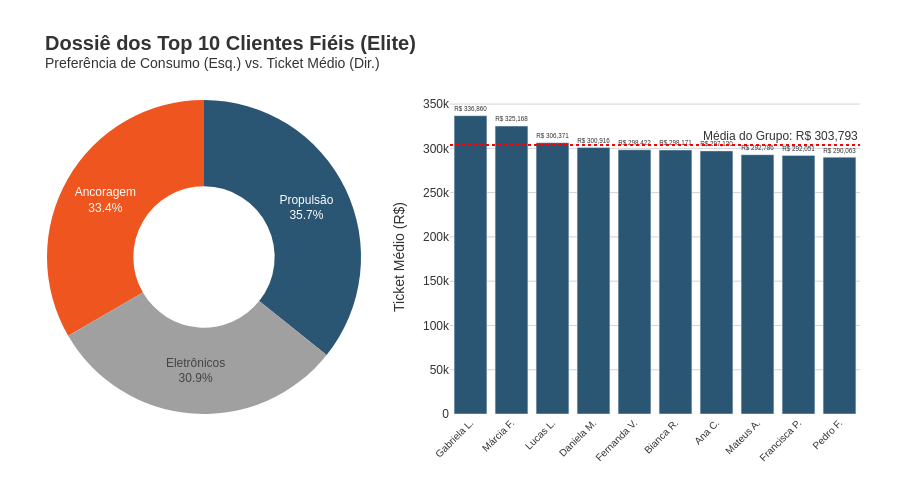

Notebook cell for this chart:
### Markdown cell above
### Mapeamento de Clientes de Elite (Fidelidade e Diversidade)

Seguindo as premissas da diretoria, isolamos o "Top 10" de clientes fiéis. Diferente de compradores esporádicos, este grupo é definido por um ticket médio elevado e, obrigatoriamente, ter adquirido de pelo menos três categorias distintas.

### Code cell
# ==========================================
# DATA PROCESSING
# ==========================================

query_categories = """
-- Table names clarification:
-- df_sales: Represents sales_2023_2024.csv.
-- df_products: Represents produtos_raw.csv (Camada Bronze).

WITH DeduplicatedProducts AS (
    SELECT 
        code AS product_id,
        CASE 
            WHEN LOWER(REPLACE(CAST(actual_category AS VARCHAR), ' ', '')) LIKE '%ele%' THEN 'eletrônicos'
            WHEN LOWER(REPLACE(CAST(actual_category AS VARCHAR), ' ', '')) LIKE '%anc%' 
              OR LOWER(REPLACE(CAST(actual_category AS VARCHAR), ' ', '')) LIKE '%enc%' THEN 'ancoragem'
            WHEN LOWER(REPLACE(CAST(actual_category AS VARCHAR), ' ', '')) LIKE '%prop%' THEN 'propulsão'
            ELSE 'outros' 
        END AS standardized_category,
        ROW_NUMBER() OVER(PARTITION BY code ORDER BY name) AS row_num
    FROM df_products
),
CleanProducts AS (
    SELECT product_id, standardized_category
    FROM DeduplicatedProducts
    WHERE row_num = 1
),
base_data AS (
    SELECT 
        s.id_client, 
        s.id as sell_id, 
        s.total, 
        s.qtd,
        p.standardized_category AS actual_category
    FROM df_sales s
    INNER JOIN CleanProducts p ON s.id_product = p.product_id
),
customer_metrics AS (
    SELECT id_client,
           SUM(total) / NULLIF(COUNT(DISTINCT sell_id), 0) AS average_ticket,
           COUNT(DISTINCT actual_category) AS category_diversity
    FROM base_data
    GROUP BY id_client
),
top_10_elite AS (
    SELECT id_client
    FROM customer_metrics
    WHERE category_diversity >= 3
    -- Desempate pelo id_cliente conforme regra do desafio
    ORDER BY average_ticket DESC, id_client ASC 
    LIMIT 10
)
SELECT b.actual_category, SUM(b.qtd) AS total_items_sold
FROM base_data b
INNER JOIN top_10_elite t ON b.id_client = t.id_client
GROUP BY b.actual_category
ORDER BY total_items_sold DESC;
"""

query_tickets = """
-- Table names clarification:
-- df_sales: Represents sales_2023_2024.csv.
-- df_products: Represents produtos_raw.csv.
-- df_clients: Represents clientes_crm.json.

WITH DeduplicatedProducts AS (
    SELECT 
        code AS product_id,
        CASE 
            WHEN LOWER(REPLACE(CAST(actual_category AS VARCHAR), ' ', '')) LIKE '%ele%' THEN 'eletrônicos'
            WHEN LOWER(REPLACE(CAST(actual_category AS VARCHAR), ' ', '')) LIKE '%anc%' 
              OR LOWER(REPLACE(CAST(actual_category AS VARCHAR), ' ', '')) LIKE '%enc%' THEN 'ancoragem'
            WHEN LOWER(REPLACE(CAST(actual_category AS VARCHAR), ' ', '')) LIKE '%prop%' THEN 'propulsão'
            ELSE 'outros' 
        END AS standardized_category,
        ROW_NUMBER() OVER(PARTITION BY code ORDER BY name) AS row_num
    FROM df_products
),
CleanProducts AS (
    SELECT product_id, standardized_category
    FROM DeduplicatedProducts
    WHERE row_num = 1
),
base_data AS (
    SELECT s.id_client, s.id as sell_id, s.total, p.standardized_category AS actual_category
    FROM df_sales s
    INNER JOIN CleanProducts p ON s.id_product = p.product_id
),
customer_metrics AS (
    SELECT 
        c.full_name AS raw_client_name,
        b.id_client,
        SUM(b.total) / NULLIF(COUNT(DISTINCT b.sell_id), 0) AS average_ticket,
        COUNT(DISTINCT b.actual_category) AS category_diversity
    FROM base_data b
    INNER JOIN df_clients c ON b.id_client = c.code
    GROUP BY c.full_name, b.id_client
)
SELECT raw_client_name, average_ticket
FROM customer_metrics
WHERE category_diversity >= 3
-- Desempate pelo id_cliente ascendente garantido
ORDER BY average_ticket DESC, id_client ASC
LIMIT 10;
"""

df_categories = duckdb.query(query_categories).df()
df_tickets = duckdb.query(query_tickets).df()

if not df_categories.empty:
    top_category = df_categories.iloc[0]
    
    # Extrai as variáveis dinamicamente
    category_name = str(top_category['actual_category']).upper()
    total_items = int(top_category['total_items_sold'])

    print("\n" + "="*75)
    print("QUESTÃO 5.2 - Validação ")
    print("="*75 + "\n")
    
    print(f">> A categoria mais vendida foi a {category_name}, "
          f"com um total absoluto de {total_items} itens comprados.\n")
    
    print("-" * 75)
    print("RESUMO DO INDICADOR:")
    print("Este volume reflete exclusivamente o padrão de consumo do grupo restrito")
    print("de 10 clientes classificados como 'Elite' (carteira filtrada pelo maior")
    print("Ticket Médio histórico e com diversidade de produtos adquiridos igual ou superior")
    print("a 3 categorias distintas).")
    print("="*75 + "\n")
# ==========================================
# VISUALIZATION
# ==========================================

if not df_categories.empty and not df_tickets.empty:
    
    # --- Transformação de Apresentação (Nome Enxuto) ---
    def format_short_name(full_name):
        parts = str(full_name).strip().split()
        if len(parts) > 1:
            # Retorna o Primeiro Nome + A primeira letra do último sobrenome com ponto
            return f"{parts[0]} {parts[-1][0]}." 
        return full_name

    # Aplica a regra para criar a coluna que irá para o gráfico
    df_tickets['client_name'] = df_tickets['raw_client_name'].apply(format_short_name)

    
    fig = go.Figure()

    fig.add_trace(go.Pie(
        labels=df_categories['actual_category'].str.title(),
        values=df_categories['total_items_sold'],
        hole=.45,
        domain=dict(x=[0, 0.4]),
        marker_colors=['rgb(42, 86, 116)', 'rgb(239, 85, 30)', 'rgb(160, 160, 160)'],
        hovertemplate="<b>%{label}</b><br>Itens: %{value}<br>Fatia: %{percent}<extra></extra>",
        textinfo='label+percent',
        textposition='inside'
    ))

    fig.add_trace(go.Bar(
        x=df_tickets['client_name'], 
        y=df_tickets['average_ticket'],
        marker_color='rgb(42, 86, 116)',
        text=df_tickets['average_ticket'],
        texttemplate='R$ %{text:,.0f}',
        textposition='outside',
        hovertemplate="<b>%{customdata}</b><br>Ticket Médio: R$ %{y:,.2f}<extra></extra>",
        customdata=df_tickets['raw_client_name'],
        xaxis='x',
        yaxis='y'
    ))

    media_grupo = df_tickets['average_ticket'].mean()

    fig.update_layout(
        title_text="<b>Dossiê dos Top 10 Clientes Fiéis (Elite)</b><br><sup>Preferência de Consumo (Esq.) vs. Ticket Médio (Dir.)</sup>",
        title_font=dict(size=20, color="#333333"),
        font=dict(family="Arial", size=12, color="#333333"),
        plot_bgcolor="white",
        showlegend=False,
        margin=dict(t=100, b=40, l=40, r=40),
        height=500,
        
        xaxis=dict(
            domain=[0.5, 1.0], 
            title="", 
            tickangle=-45, 
            showgrid=False,
            tickfont=dict(size=10)
        ),
        
        yaxis=dict(title="Ticket Médio (R$)", showgrid=True, gridcolor='lightgrey')
    )

    fig.add_hline(y=media_grupo, line_dash="dot", line_color="red", 
                  annotation_text=f"Média do Grupo: R$ {media_grupo:,.0f}", 
                  annotation_position="top right")

    fig.show()

else:
    print("Nenhum cliente atendeu aos critérios de Elite definidos.")

### Figure 1 — Plotly figure (JSON) as saved in the notebook; plotly's stock layout.template omitted (floating-point values rounded to 4 significant figures)
{"data": [{"domain": {"x": [0, 0.4]}, "hole": 0.45, "hovertemplate": "<b>%{label}</b><br>Itens: %{value}<br>Fatia: %{percent}<extra></extra>", "labels": ["Propulsão", "Ancoragem", "Eletrônicos"], "marker": {"colors": ["rgb(42, 86, 116)", "rgb(239, 85, 30)", "rgb(160, 160, 160)"]}, "textinfo": "label+percent", "textposition": "inside", "type": "pie", "values": [6030.0, 5632.0, 5214.0]}, {"customdata": ["Gabriela Barros Lacerda", "Márcia Figueiredo", "Lucas Guedes Cunha Lopes", "Daniela Borges Vieira Farias Mendonça", "Fernanda Azevedo Soares Nunes Vieira", "Bianca Rodrigues", "Ana Silva Costa Farias Coelho", "Mateus Antunes", "Francisca Ribeiro Pinheiro", "Pedro Freitas"], "hovertemplate": "<b>%{customdata}</b><br>Ticket Médio: R$ %{y:,.2f}<extra></extra>", "marker": {"color": "rgb(42, 86, 116)"}, "text": [336900.0, 325200.0, 306400.0, 300900.0, 298400.0, 298200.0, 297100.0, 292800.0, 292100.0, 290100.0], "textposition": "outside", "texttemplate": "R$ %{text:,.0f}", "type": "bar", "x": ["Gabriela L.", "Márcia F.", "Lucas L.", "Daniela M.", "Fernanda V.", "Bianca R.", "Ana C.", "Mateus A.", "Francisca P.", "Pedro F."], "xaxis": "x", "y": [336900.0, 325200.0, 306400.0, 300900.0, 298400.0, 298200.0, 297100.0, 292800.0, 292100.0, 290100.0], "yaxis": "y"}], "layout": {"annotations": [{"showarrow": false, "text": "Média do Grupo: R$ 303,793", "x": 1, "xanchor": "right", "xref": "x domain", "y": 303800.0, "yanchor": "bottom", "yref": "y"}], "font": {"color": "#333333", "family": "Arial", "size": 12}, "height": 500, "margin": {"b": 40, "l": 40, "r": 40, "t": 100}, "plot_bgcolor": "white", "shapes": [{"line": {"color": "red", "dash": "dot"}, "type": "line", "x0": 0, "x1": 1, "xref": "x domain", "y0": 303800.0, "y1": 303800.0, "yref": "y"}], "showlegend": false, "title": {"font": {"color": "#333333", "size": 20}, "text": "<b>Dossiê dos Top 10 Clientes Fiéis (Elite)</b><br><sup>Preferência de Consumo (Esq.) vs. Ticket Médio (Dir.)</sup>"}, "xaxis": {"domain": [0.5, 1], "showgrid": false, "tickangle": -45, "tickfont": {"size": 10}, "title": {"text": ""}}, "yaxis": {"gridcolor": "lightgrey", "showgrid": true, "title": {"text": "Ticket Médio (R$)"}}}}
